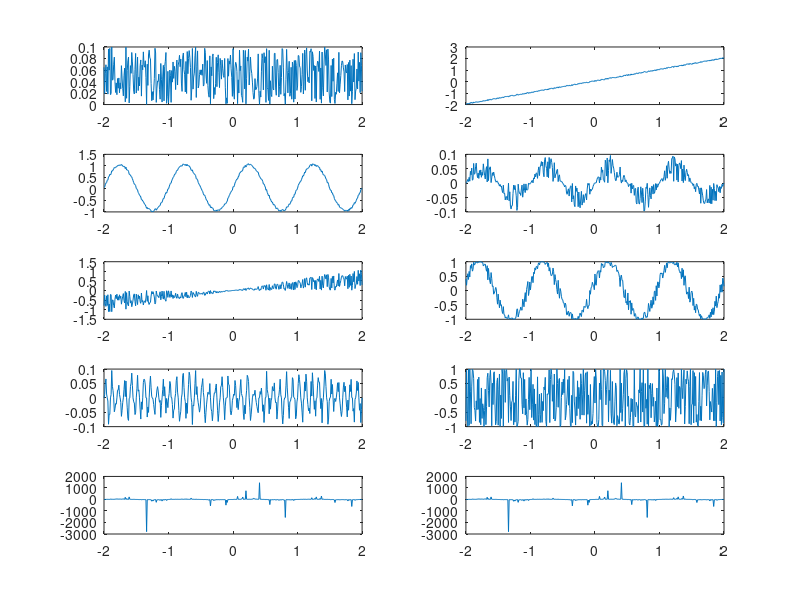

Write the MATLAB code that produced this figure.
t = -2:0.01:2;

z=0.1*rand(1,401);

y1=sin(2*pi*t);
y2=sin(2*pi*10*t);


y20=z;

y21=z+t;

y22=z+y1;

y23=z.*y1;

y24=t.*sin(2*pi*z);

y25=sin(2*pi*(t+z))

y26=z.*y2;

y27=sin(2*pi*(t+10*z))

y28=y1./z;

y29=y20+y21+y22+y23+y24+y25+y26+y27+y28;



subplot(5,2,1);
plot(t,y20);

subplot(5,2,2);
plot(t,y21);

subplot(5,2,3);
plot(t,y22);

subplot(5,2,4);
plot(t,y23);

subplot(5,2,5);
plot(t,y24);

subplot(5,2,6);
plot(t,y25);

subplot(5,2,7);
plot(t,y26);

subplot(5,2,8);
plot(t,y27);

subplot(5,2,9);
plot(t,y28);

subplot(5,2,10);
plot(t,y29);